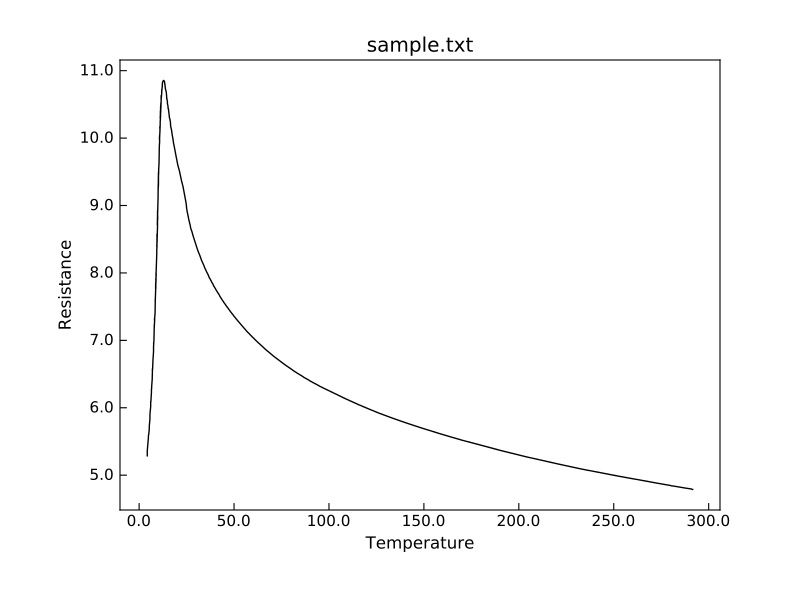

Write Python code to recreate this figure.
"""Simple plot in 2 lines."""
from Stoner import Data
p=Data("sample.txt",setas="xy")
# Quick plot
p.plot()
